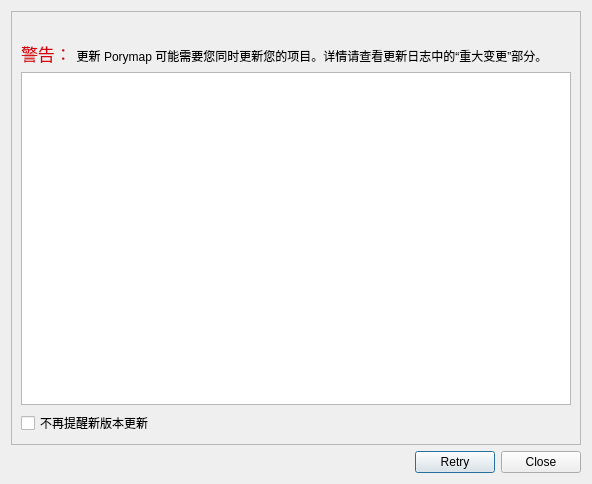
<?xml version="1.0" encoding="UTF-8"?>
<ui version="4.0">
 <class>UpdatePromoter</class>
 <widget class="QDialog" name="UpdatePromoter">
  <property name="geometry">
   <rect>
    <x>0</x>
    <y>0</y>
    <width>592</width>
    <height>484</height>
   </rect>
  </property>
  <property name="windowTitle">
   <string>Porymap 版本更新</string>
  </property>
  <layout class="QVBoxLayout" name="verticalLayout">
   <item>
    <widget class="QFrame" name="frame">
     <property name="frameShape">
      <enum>QFrame::StyledPanel</enum>
     </property>
     <property name="frameShadow">
      <enum>QFrame::Raised</enum>
     </property>
     <layout class="QVBoxLayout" name="verticalLayout_2">
      <item>
       <widget class="QLabel" name="label_Status">
        <property name="text">
         <string/>
        </property>
        <property name="wordWrap">
         <bool>true</bool>
        </property>
       </widget>
      </item>
      <item>
       <widget class="QLabel" name="label_Warning">
        <property name="text">
         <string>&lt;html&gt;&lt;head/&gt;&lt;body&gt;&lt;p&gt;&lt;span style=&quot; font-size:13pt; color:#d7000c;&quot;&gt;警告：  &lt;/span&gt;&lt;span style=&quot; font-weight:400;&quot;&gt;更新 Porymap 可能需要您同时更新您的项目。详情请查看更新日志中的“重大变更”部分。&lt;/span&gt;&lt;/p&gt;&lt;/body&gt;&lt;/html&gt;</string>
        </property>
        <property name="wordWrap">
         <bool>true</bool>
        </property>
       </widget>
      </item>
      <item>
       <widget class="QFrame" name="frame_Changelog">
        <property name="sizePolicy">
         <sizepolicy hsizetype="Expanding" vsizetype="Expanding">
          <horstretch>0</horstretch>
          <verstretch>0</verstretch>
         </sizepolicy>
        </property>
        <property name="frameShape">
         <enum>QFrame::NoFrame</enum>
        </property>
        <property name="frameShadow">
         <enum>QFrame::Plain</enum>
        </property>
        <layout class="QVBoxLayout" name="verticalLayout_3">
         <property name="leftMargin">
          <number>0</number>
         </property>
         <property name="topMargin">
          <number>0</number>
         </property>
         <property name="rightMargin">
          <number>0</number>
         </property>
         <property name="bottomMargin">
          <number>0</number>
         </property>
         <item>
          <widget class="QTextBrowser" name="text_Changelog">
           <property name="openExternalLinks">
            <bool>true</bool>
           </property>
          </widget>
         </item>
        </layout>
       </widget>
      </item>
      <item>
       <widget class="QCheckBox" name="checkBox_StopAlerts">
        <property name="text">
         <string>不再提醒新版本更新</string>
        </property>
       </widget>
      </item>
     </layout>
    </widget>
   </item>
   <item>
    <widget class="QDialogButtonBox" name="buttonBox">
     <property name="standardButtons">
      <set>QDialogButtonBox::Close|QDialogButtonBox::Retry</set>
     </property>
    </widget>
   </item>
  </layout>
 </widget>
 <resources/>
 <connections/>
</ui>
